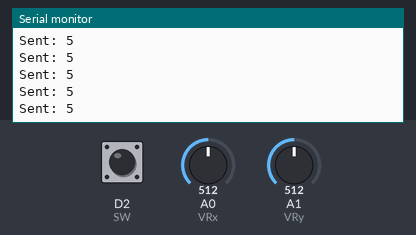
A sketch run on a simulated Arduino Nano 33 IoT. On the bench: the last lines printed to the serial monitor. Inputs (shaded band) come from the test bench; at power-on: A0 (VRx) = 512, A1 (VRy) = 512, D2 (SW) HIGH. Nothing arrives over Bluetooth unless stated; a phone connects over Bluetooth LE 3 s after start.

Above: at 3.9 s.
4.0 s: A0 (VRx) set to 710
At 4.01 s:
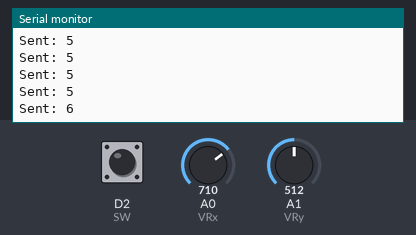
5.5 s: A1 (VRy) set to 710
At 5.51 s:
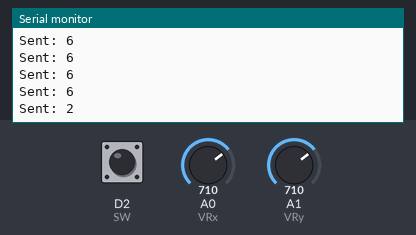
7.0 s: A1 (VRy) set to 290
At 7.02 s:
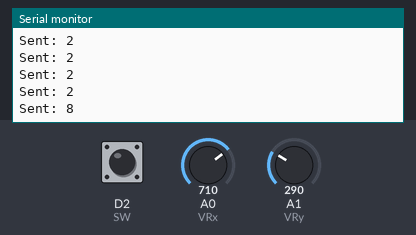
Timing chart, 0 to 10.0 s (numbered marks = the images above; inputs shaded):
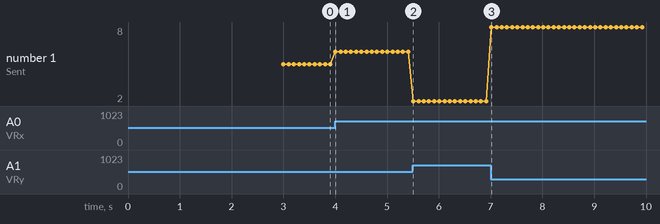

The sketch:

controller.ino
```cpp
//install arduino BLE library before staring


#include <Arduino.h>
#include <ArduinoBLE.h>

const int VRx = A0;
const int VRy = A1;
const int SW = 2;

BLEService carService("180C");
BLEStringCharacteristic commandChar("2A56", BLEWrite | BLENotify, 20);

void setup() {
  Serial.begin(9600);
  pinMode(SW, INPUT_PULLUP);

  if (!BLE.begin()) {
    Serial.println("Starting BLE failed!");
    while (1);
  }

  BLE.setLocalName("CarController");
  BLE.setAdvertisedService(carService);
  carService.addCharacteristic(commandChar);
  BLE.addService(carService);
  BLE.advertise();

  Serial.println("BLE Joystick Controller Ready");
}

void loop() {
  BLEDevice central = BLE.central();

  if (central) {
    Serial.print("Connected to: ");
    Serial.println(central.address());

    while (central.connected()) {
      int xValue = analogRead(VRx);
      int yValue = analogRead(VRy);
      bool pressed = !digitalRead(SW);

      // Center value around 512 and set thresholds
      String command = "5"; // default stop
      if (yValue > 700) command = "2";       // forward
      else if (yValue < 300) command = "8";  // backward
      else if (xValue < 300) command = "4";  // left
      else if (xValue > 700) command = "6";  // right

      if (pressed) command = "5"; // stop when pressed

      commandChar.writeValue(command);
      Serial.print("Sent: ");
      Serial.println(command);
      delay(100);
    }

    Serial.println("Disconnected");
  }
}
```

Measured:
- after the input at 4.0 s, the serial monitor: prints a new line at once (image 1)
- after the input at 5.5 s, the serial monitor: prints a new line at once (image 2)
- after the input at 7.0 s, the serial monitor: prints a new line at once (image 3)
- plotted number 1: 5 → 6 after the input at 4.0 s, 6 → 2 after the input at 5.5 s, 2 → 8 after the input at 7.0 s
